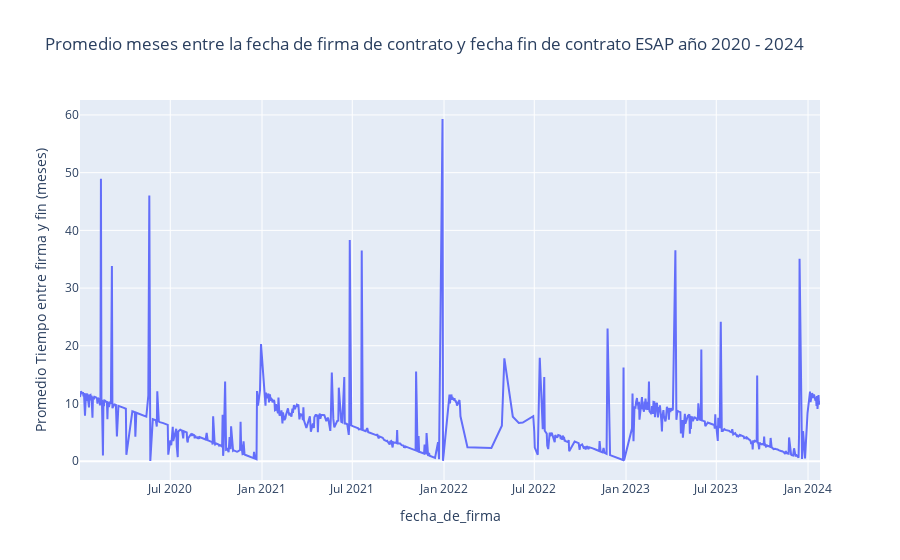

The cell this chart's notebook holds for it:
### Code cell
# Calcular el promedio de tiempo entre firma y fecha final del contrato en días
secop['tiempo_entre_firma_fin'] = (secop['fecha_de_fin_del_contrato'] - secop['fecha_de_firma']).dt.days
promedio_tiempo_por_dia = secop.groupby('fecha_de_firma')['tiempo_entre_firma_fin'].mean().reset_index()

# Convertir el promedio de días a meses
promedio_tiempo_por_dia['tiempo_entre_firma_fin'] /= 30  # Aproximadamente 30 días por mes

# Crear una gráfica lineal del promedio del tiempo entre firma y fin por día en meses
fig = px.line(promedio_tiempo_por_dia, x='fecha_de_firma', y='tiempo_entre_firma_fin',
              labels={'tiempo_entre_firma_fin': 'Promedio Tiempo entre firma y fin (meses)'},
              title='Promedio meses entre la fecha de firma de contrato y fecha fin de contrato ESAP año 2020 - 2024')

# Mostrar la gráfica
fig.show()

### Figure 1 — Plotly figure (JSON) as saved in the notebook; plotly's stock layout.template omitted (floating-point values rounded to 4 significant figures; data arrays with more than 128 entries replaced by an {"elided": "..."} marker saying what was removed)
{"data": [{"hovertemplate": "fecha_de_firma=%{x}<br>Promedio Tiempo entre firma y fin (meses)=%{y}<extra></extra>", "legendgroup": "", "line": {"color": "#636efa", "dash": "solid"}, "marker": {"symbol": "circle"}, "mode": "lines", "name": "", "orientation": "v", "showlegend": false, "type": "scatter", "x": {"elided": "734 str values"}, "xaxis": "x", "y": {"elided": "734 float values"}, "yaxis": "y"}], "layout": {"legend": {"tracegroupgap": 0}, "title": {"text": "Promedio meses entre la fecha de firma de contrato y fecha fin de contrato ESAP año 2020 - 2024"}, "xaxis": {"anchor": "y", "domain": [0, 1], "title": {"text": "fecha_de_firma"}}, "yaxis": {"anchor": "x", "domain": [0, 1], "title": {"text": "Promedio Tiempo entre firma y fin (meses)"}}}}
